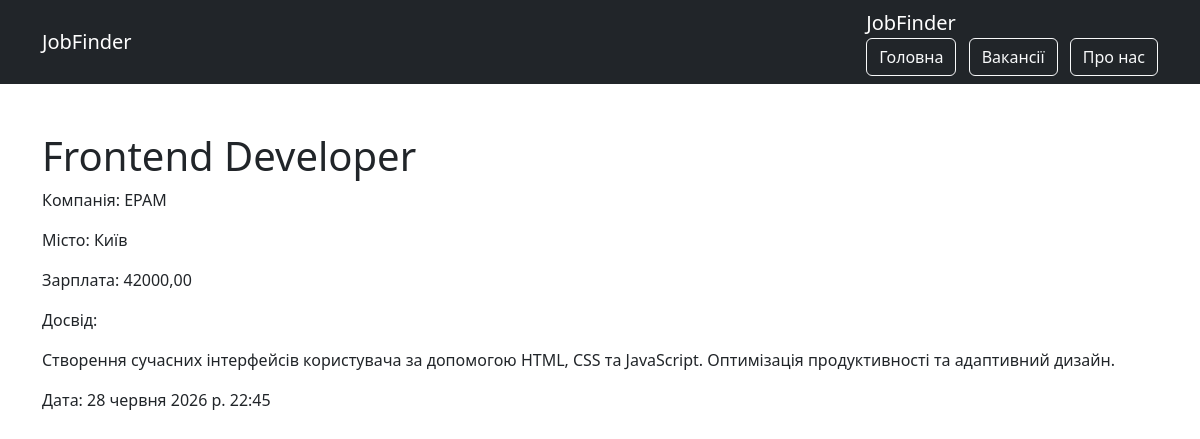
/vacancies/2/, run on the app's committed database.
### jobs_proj/models.py (models this page shows, shortened)
class Vacancy(models.Model):
    title = models.CharField(max_length=255)
    company = models.CharField(max_length=255)
    location = models.CharField(max_length=255)
    salary = models.DecimalField(
        max_digits=12,
        decimal_places=2,
        default=0
    )
    description = models.TextField()
    source_url = models.URLField(
        blank=True,
        unique=True
    )
    created_at = models.DateTimeField(auto_now_add=True)

### jobs_proj/views.py (the view)
def vacancy_detail(request, id):
    vacancy = get_object_or_404(Vacancy, id=id)
    return render(request, "jobs_proj/detail.html", {
        "vacancy": vacancy
    })

### jobs_proj/templates/jobs_proj/detail.html (shortened to what this page needs)
{% extends 'jobs_proj/base.html' %}
{% block content %}
<h1>
{{ vacancy.title }}
</h1>
<p>
Компанія:
{{ vacancy.company }}
</p>
<p>
Місто:
{{ vacancy.location }}
</p>
<p>
Зарплата:
{{ vacancy.salary }}
</p>
<p>
Досвід:
</p>
<p>
{{ vacancy.description }}
</p>
<p>
Дата:
{{ vacancy.created_at }}
</p>
{% endblock %}

### data on the page
Vacancy: title "Frontend Developer", company "EPAM", location "Київ", salary "42000,00", description "Створення сучасних інтерфейсів користувача за допомогою HTML, CSS та JavaScript. Оптимізація продуктивності та адаптивний дизайн.", created_at "28 червня 2026 р. 22:45"
